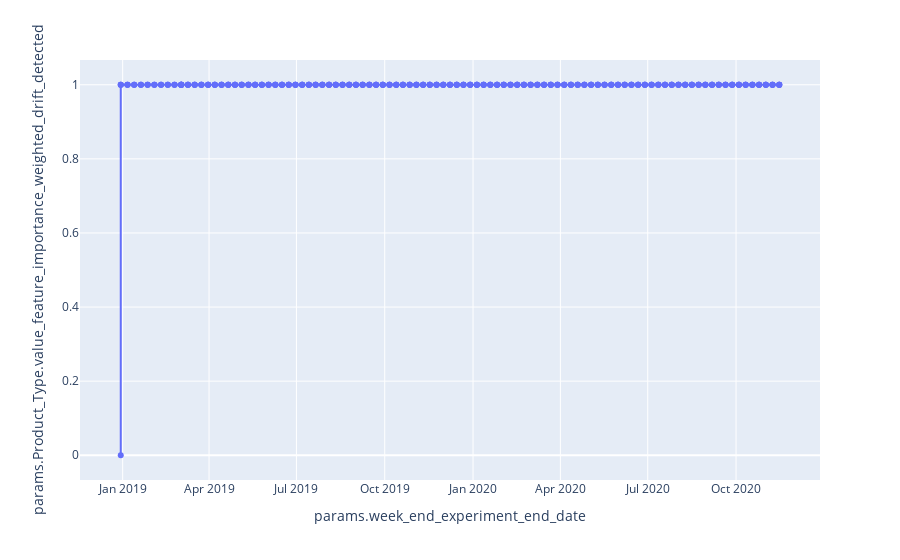

Notebook code for this chart:
### Code cell
fig = px.line(drift_detected_experiment_results,  y='params.Product_Type.value_feature_importance_weighted_drift_detected', markers=True)
fig.show()

### Figure 1 — Plotly figure (JSON) as saved in the notebook; plotly's stock layout.template omitted (floating-point values rounded to 4 significant figures; data arrays with more than 128 entries replaced by an {"elided": "..."} marker saying what was removed)
{"data": [{"hovertemplate": "params.week_end_experiment_end_date=%{x}<br>params.Product_Type.value_feature_importance_weighted_drift_detected=%{y}<extra></extra>", "legendgroup": "", "line": {"color": "#636efa", "dash": "solid"}, "marker": {"symbol": "circle"}, "mode": "lines+markers", "name": "", "orientation": "v", "showlegend": false, "type": "scatter", "x": {"elided": "391 str values"}, "xaxis": "x", "y": {"elided": "391 int values"}, "yaxis": "y"}], "layout": {"legend": {"tracegroupgap": 0}, "margin": {"t": 60}, "xaxis": {"anchor": "y", "domain": [0, 1], "title": {"text": "params.week_end_experiment_end_date"}}, "yaxis": {"anchor": "x", "domain": [0, 1], "title": {"text": "params.Product_Type.value_feature_importance_weighted_drift_detected"}}}}
